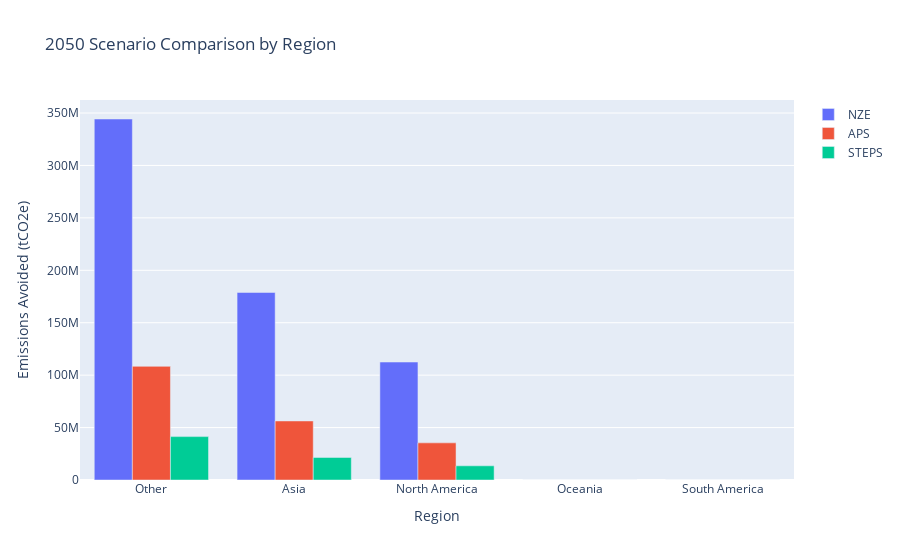

The code cell stored with this chart in its notebook:
### Code cell
# Scenario divergence analysis
pivot_2050 = df_projections[df_projections['year'] == 2050].pivot_table(
    index='region',
    columns='scenario',
    values='emissions_avoided_tco2e'
)

pivot_2050['NZE_STEPS_gap'] = pivot_2050['NZE'] - pivot_2050['STEPS']
pivot_2050 = pivot_2050.sort_values('NZE_STEPS_gap', ascending=False)

fig = go.Figure()
fig.add_trace(go.Bar(name='NZE', x=pivot_2050.index, y=pivot_2050['NZE']))
fig.add_trace(go.Bar(name='APS', x=pivot_2050.index, y=pivot_2050['APS']))
fig.add_trace(go.Bar(name='STEPS', x=pivot_2050.index, y=pivot_2050['STEPS']))

fig.update_layout(
    title='2050 Scenario Comparison by Region',
    xaxis_title='Region',
    yaxis_title='Emissions Avoided (tCO2e)',
    barmode='group'
)
fig.show()

### Figure 1 — Plotly figure (JSON) as saved in the notebook; plotly's stock layout.template omitted (floating-point values rounded to 4 significant figures)
{"data": [{"name": "NZE", "type": "bar", "x": ["Other", "Asia", "North America", "Oceania", "South America"], "y": [344300000.0, 178900000.0, 112500000.0, 0, 0]}, {"name": "APS", "type": "bar", "x": ["Other", "Asia", "North America", "Oceania", "South America"], "y": [108400000.0, 56310000.0, 35420000.0, 0, 0]}, {"name": "STEPS", "type": "bar", "x": ["Other", "Asia", "North America", "Oceania", "South America"], "y": [41380000.0, 21490000.0, 13520000.0, 0, 0]}], "layout": {"barmode": "group", "title": {"text": "2050 Scenario Comparison by Region"}, "xaxis": {"title": {"text": "Region"}}, "yaxis": {"title": {"text": "Emissions Avoided (tCO2e)"}}}}
